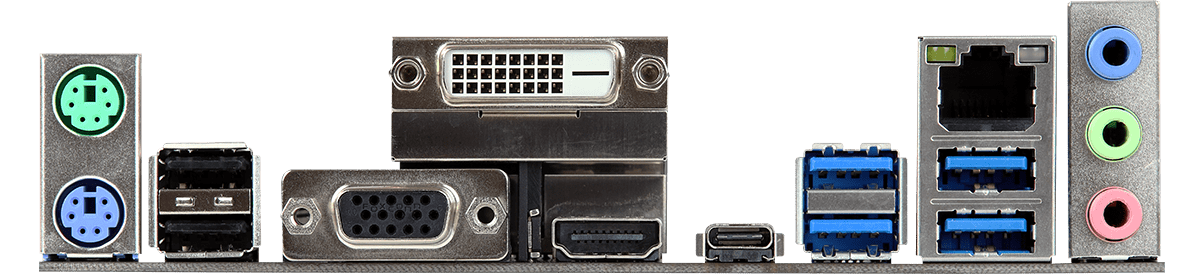
#> input picture Website/B450M Pro4-F(L5).png, 1200 x 276 px
$ python -i gay_code.py   (imports and definitions only)
#> lines starting #> are read from the running program, lines starting #| are printed output that depends on the picture; after the words box and inside, x2 and y2 are one past the last pixel; in counts of white or black regions, pixels touching at a corner belong together
#> further down, picture is the input picture: shape (276, 1200, 3); mean B, G, R 168.9, 168, 166.5
import cv2
import numpy as np
import skimage
from skimage import measure

#import matplotlib.pyplot as plt
def readImg (path):
	return (cv2.imread (path))

#clear left and right of the picture
def clearLeftRight (input_image, tolerance = 0.98):
        FirstDim = input_image.shape[0]
        SecDim = input_image.shape[1]
        yes = np.sum(input_image, axis = 1)/SecDim
        bot = np.argmax (yes < tolerance)
        top = FirstDim - np.argmax (yes[::-1] < tolerance)

        yes = np.sum(input_image, axis = 0)/FirstDim
        left = np.argmax (yes < tolerance)
        right = SecDim - np.argmax (yes[::-1] < tolerance)

        return ((input_image[bot:top+1, left:right+1]))

#clear the motherboard from image
def clearMotherboard (input_image):
		FirstDim = input_image.shape[0]
		SecDim = input_image.shape[1]
		gay = np.sum(input_image, axis = 1)/SecDim
		#print (input_image.shape)
		bot = np.argmax ((0 < gay) & (gay < 1))
		top = FirstDim
		#print (np.argmax ((0 < gay) & (gay < 1)))
		#print ((input_image[bot:top, :]).shape)
		#plt.plot (gay)
		#plt.show()
		top = FirstDim - np.argmax (gay[::-1] >=0.001)
		return ((input_image[bot:top, :]))

#Taken from stackoverflow
def KeepBiggestBlob (input_mask):
    labels_mask = measure.label(input_mask)
    regions = measure.regionprops(labels_mask)
    regions.sort(key=lambda x: x.area, reverse=True)
    if len(regions) > 1:
        for rg in regions[1:]:
            labels_mask[rg.coords[:,0], rg.coords[:,1]] = 0
    labels_mask[labels_mask!=0] = 1
    mask = labels_mask
    return mask

# [63 lines left out: functions CoNhiPhan, niggaBFS_GetOffsetPostfix, not called in this run]

def niggaBFS (image, CoNhiPhanTime = 0	, BlurRatio = 0.0075, file_name = "debug", debug_mode = 0):
#> called with CoNhiPhanTime = 0, BlurRatio = 0.0075, file_name = 'debug', debug_mode = 0
	if (debug_mode == 1):
			from matplotlib.pyplot import imsave
        #simple blur
	image = cv2.medianBlur(image, int(BlurRatio*(image.shape)[1])//2*2+1)
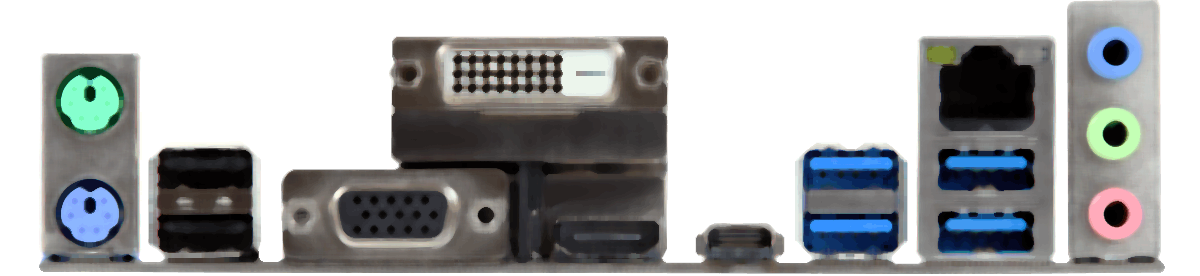
#> image: shape (276, 1200, 3); mean of channels 0, 1, 2 168.1, 167, 165.3; drawn as B, G, R

	#Get background color, top left most of image
	gay_color = image [0, 0]
#> gay_color = [255, 255, 255]
	visited = np.all(image == gay_color, axis=-1).astype (np.uint8)
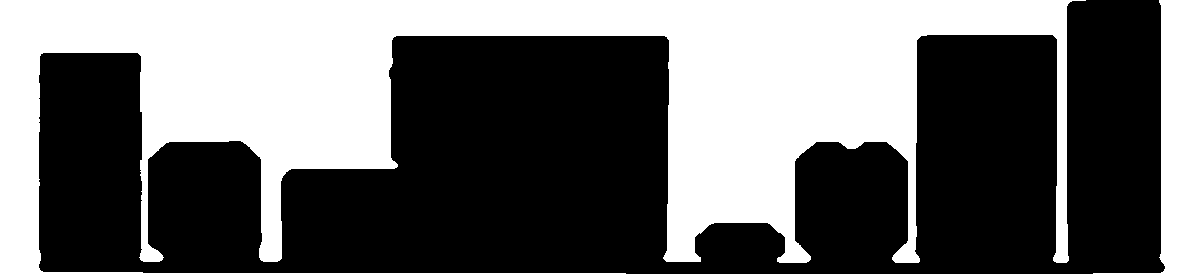
#> visited: shape (276, 1200); values 0 (black) and 1 (white), 42.1% white; 1 white region, box (x1, y1, x2, y2) and area: (0, 0, 1200, 276) 139573
	visited = KeepBiggestBlob(visited).astype (np.uint8)
#> in KeepBiggestBlob, `labels_mask = measure.label(input_mask)`: labels_mask: shape (276, 1200) int64; values 0 (black) and 1 (white), 42.1% white; 1 white region
#> in KeepBiggestBlob, `regions = measure.regionprops(labels_mask)`: regions = 1 regions; box (x1, y1, x2, y2) and area: (0, 0, 1200, 276) 139573

	image[visited == 0] = 0
	if (debug_mode == 1):
		imsave("Data/DebugData/1_" + file_name + "_debug.png",image)
	x,y,w,h = cv2.boundingRect((1-visited)*255)
#> x = 39; y = 0; w = 1126; h = 274
	print ('Left: ',x,', Right: ',visited.shape[1] - (x+w),', Bottom: ',visited.shape[0]-(y+h),', Top: ',y)
#| Left:  39 , Right:  35 , Bottom:  2 , Top:  0
	spacing = {'left':x, 'right':visited.shape[1] - (x+w), 'bottom':visited.shape[0]-(y+h), 'top':y}
#> spacing = {'left': 39, 'right': 35, 'bottom': 2, 'top': 0}
	visited = visited[y:y+h, x:x+w]
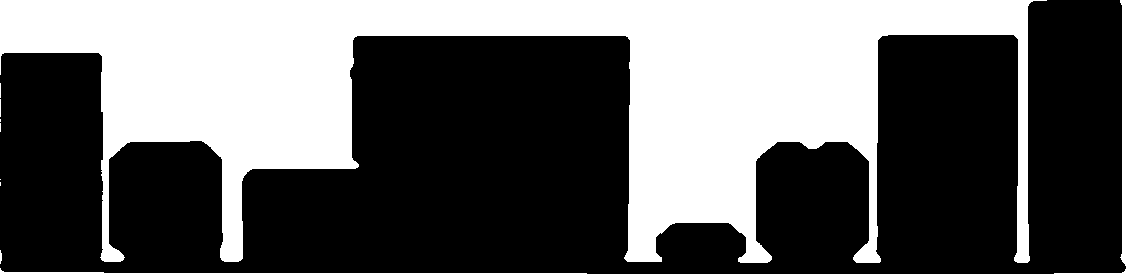
#> visited: shape (274, 1126); values 0 (black) and 1 (white), 37.9% white; 11 white regions (6 under 20 px), largest, box (x1, y1, x2, y2) and area: (0, 0, 1047, 263) 114976, (1120, 0, 1126, 266) 1070, (0, 268, 587, 274) 699, (1054, 269, 1126, 274) 80, (0, 250, 2, 264) 22
	if (debug_mode == 1):
		imsave("Data/DebugData/2_" + file_name + "_boundingRect.png",visited*255,cmap='gray')

	visited = clearLeftRight(visited).astype (np.uint8)
#> in clearLeftRight, `yes = np.sum(input_image, axis = 1)/SecDim`: yes = 274 values, max 0.935 at index 0, min 0 at index 266, mean 0.379
#> in clearLeftRight, `bot = np.argmax (yes < tolerance)`: bot = 0
#> in clearLeftRight, `top = FirstDim - np.argmax (yes[::-1] < tolerance)`: top = 274
#> in clearLeftRight, `yes = np.sum(input_image, axis = 0)/FirstDim`: yes = 1126 values, max 0.989 at index 1125, min 0 at index 1047, mean 0.379
#> in clearLeftRight, `left = np.argmax (yes < tolerance)`: left = 0
#> in clearLeftRight, `right = SecDim - np.argmax (yes[::-1] < tolerance)`: right = 1125
	if (debug_mode == 1):
		imsave("Data/DebugData/3_" + file_name + "_clearLeftRight.png",visited*255,cmap='gray')
	#visited = KeepBiggestBlob(visited).astype (np.uint8)
	visited = clearMotherboard(visited).astype (np.uint8)
#> in clearMotherboard, `gay = np.sum(input_image, axis = 1)/SecDim`: gay = 274 values, max 0.935 at index 0, min 0 at index 266, mean 0.379
#> in clearMotherboard, `bot = np.argmax ((0 < gay) & (gay < 1))`: bot = 0
	if (debug_mode == 1):
		imsave("Data/DebugData/4_" + file_name + "_clearMotherboard.png",visited*255,cmap='gray')
	visited = clearLeftRight(visited).astype (np.uint8)
	#visited = KeepBiggestBlob(visited).astype (np.uint8)

	if (debug_mode == 1):
		imsave("Data/DebugData/5_" + file_name + "_BeforeErosion.png",visited*255,cmap='gray')

	CoNhiPhanArr = [1, 2, 3, 5, 10, 15, 25, 30, 35, 45, 50, 60, 70, 80, 100]
	for i in range (0, CoNhiPhanTime):
                #This loop only run once
		#print ("CoNhiphan")
		#visited = CoNhiPhan (visited, (visited.shape[1])//(25-CoNhiPhanArr[min(i, len(CoNhiPhanArr)-1)]))
		visited = CoNhiPhan (visited, (CoNhiPhanArr[min(i, len(CoNhiPhanArr)-1)]))
		#break
	if (debug_mode == 1):
		imsave("Data/DebugData/6_" + file_name + "_Final.png",visited*255,cmap='gray')
	visited = clearMotherboard(visited).astype (np.uint8)
	return ((visited)*255), spacing

# [26 lines left out: functions contrast, brightness, PaddingCleaning, not called in this run]

>>> import cv2
>>> picture = cv2.imread('B450M Pro4-F(L5).png')
>>> result = niggaBFS(picture)

$ run again, on Website/Design_Fone.png
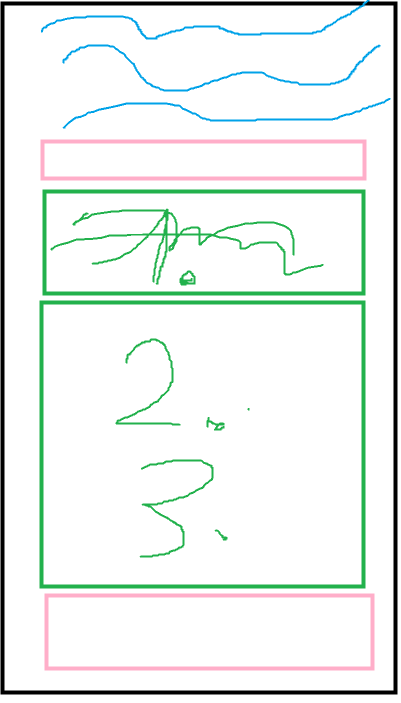
#> input picture Website/Design_Fone.png, 802 x 1406 px (shown at 1/2 size)
#> picture is the input picture: shape (1406, 802, 3); mean B, G, R 238.7, 241.6, 236.4
#> gay_color = [255, 255, 255]
#> regions = 14 regions; largest, box (x1, y1, x2, y2) and area: (9, 11, 787, 1381) 389834, (87, 609, 723, 1169) 351697, (93, 387, 723, 583) 114370, (97, 1195, 741, 1333) 88852, (89, 287, 725, 353) 41956
#> the loop in KeepBiggestBlob, `for rg in regions[1:]:` made 13 passes
#> after the loop in KeepBiggestBlob, `for rg in regions[1:]:`:
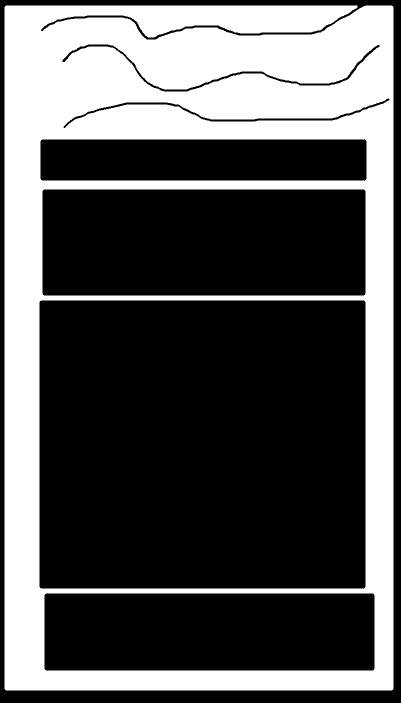
#> labels_mask: shape (1406, 802) int64 (shown at 1/2 size); values 0 (black) and 2 (white), 34.6% white; 1 white region, box (x1, y1, x2, y2) and area: (9, 11, 787, 1381) 389834
#> x = 0; w = 802; h = 1406
#| Left:  0 , Right:  0 , Bottom:  0 , Top:  0
#> spacing = {'left': 0, 'right': 0, 'bottom': 0, 'top': 0}
#> in clearLeftRight, `yes = np.sum(input_image, axis = 1)/SecDim`: yes = 1406 values, max 0.97 at index 79, min 0 at index 0, mean 0.346
#> in clearLeftRight, `bot = np.argmax (yes < tolerance)`: bot = 0
#> in clearLeftRight, `top = FirstDim - np.argmax (yes[::-1] < tolerance)`: top = 1406
#> in clearLeftRight, `yes = np.sum(input_image, axis = 0)/FirstDim`: yes = 802 values, max 0.974 at index 12, min 0 at index 0, mean 0.346
#> left = 0
#> right = 802
#> gay = 1406 values, max 0.97 at index 79, min 0 at index 0, mean 0.346
#> in clearMotherboard, `bot = np.argmax ((0 < gay) & (gay < 1))`: bot = 11
#> in clearMotherboard, `top = FirstDim - np.argmax (gay[::-1] >=0.001)`: top = 1381
#> in clearMotherboard, `return ((input_image[bot:top, :]))`:
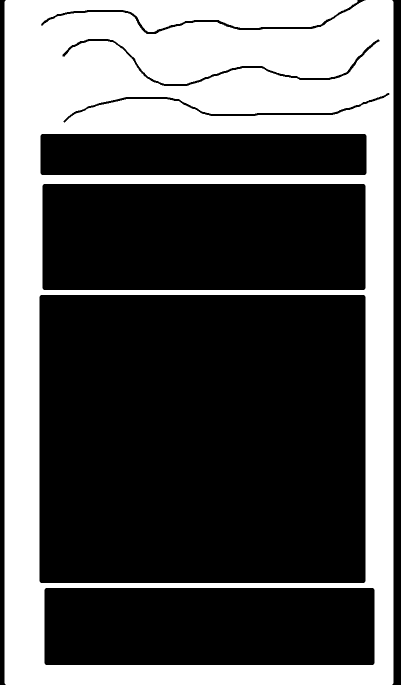
#> returned value: shape (1370, 802) (shown at 1/2 size); values 0 (black) and 1 (white), 35.5% white; 1 white region, box (x1, y1, x2, y2) and area: (9, 0, 787, 1370) 389834

$ run again, on Website/Design_PC.png
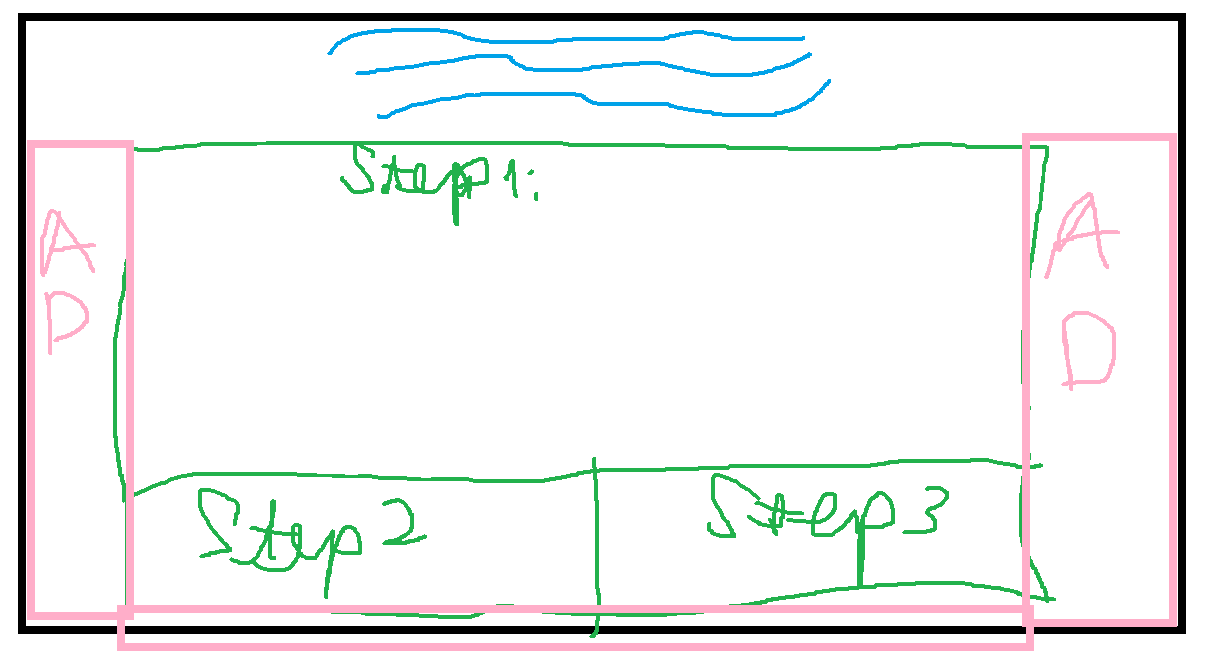
#> input picture Website/Design_PC.png, 1208 x 654 px
#> picture is the input picture: shape (654, 1208, 3); mean B, G, R 238.4, 239.3, 238.2
#> gay_color = [255, 255, 255]
#> regions = 7 regions; box (x1, y1, x2, y2) and area: (26, 21, 1178, 605) 541772, (1030, 141, 1169, 619) 64650, (0, 0, 1208, 654) 49147, (35, 148, 126, 612) 40835, (127, 613, 1022, 626) 10566, (125, 634, 1026, 643) 8052, (28, 619, 115, 626) 516
#> the loop in KeepBiggestBlob, `for rg in regions[1:]:` made 6 passes
#> after the loop in KeepBiggestBlob, `for rg in regions[1:]:`:
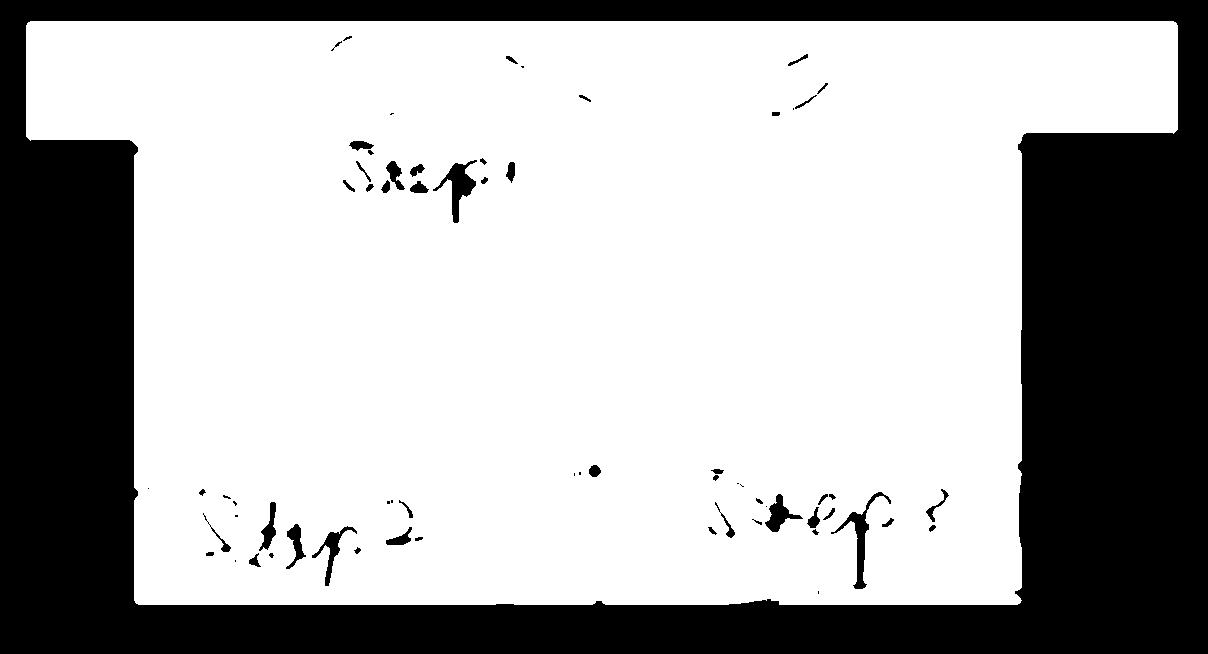
#> labels_mask: shape (654, 1208) int64; values 0 (black) and 2 (white), 68.6% white; 67 black regions (19 under 20 px), largest, box (x1, y1, x2, y2) and area: (0, 0, 1208, 654) 241749, (831, 492, 891, 589) 907, (433, 160, 477, 223) 899
#> x = 0; w = 1208; h = 654
#| Left:  0 , Right:  0 , Bottom:  0 , Top:  0
#> spacing = {'left': 0, 'right': 0, 'bottom': 0, 'top': 0}
#> in clearLeftRight, `yes = np.sum(input_image, axis = 1)/SecDim`: yes = 654 values, max 0.954 at index 25, min 0 at index 0, mean 0.686
#> in clearLeftRight, `bot = np.argmax (yes < tolerance)`: bot = 0
#> in clearLeftRight, `top = FirstDim - np.argmax (yes[::-1] < tolerance)`: top = 654
#> in clearLeftRight, `yes = np.sum(input_image, axis = 0)/FirstDim`: yes = 1208 values, max 0.893 at index 138, min 0 at index 0, mean 0.686
#> left = 0
#> right = 1208
#> gay = 654 values, max 0.954 at index 25, min 0 at index 0, mean 0.686
#> in clearMotherboard, `bot = np.argmax ((0 < gay) & (gay < 1))`: bot = 21
#> in clearMotherboard, `top = FirstDim - np.argmax (gay[::-1] >=0.001)`: top = 605
#> in clearMotherboard, `return ((input_image[bot:top, :]))`:
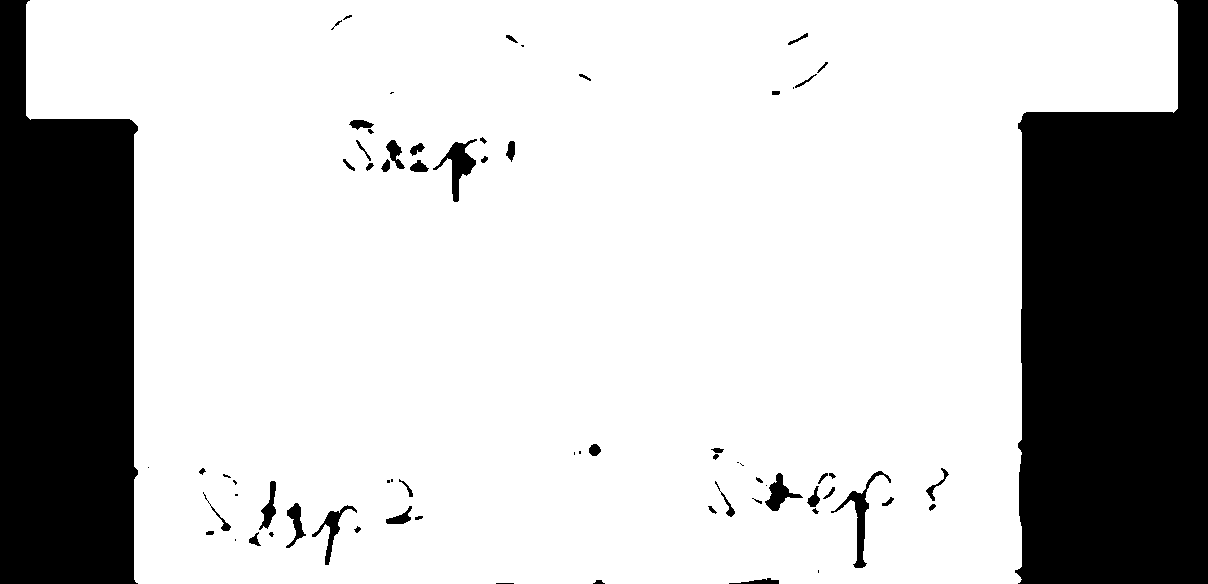
#> returned value: shape (584, 1208); values 0 (black) and 1 (white), 76.8% white; 71 black regions (20 under 20 px), largest, box (x1, y1, x2, y2) and area: (1015, 0, 1208, 584) 91501, (0, 0, 138, 584) 65483, (831, 471, 891, 568) 907
